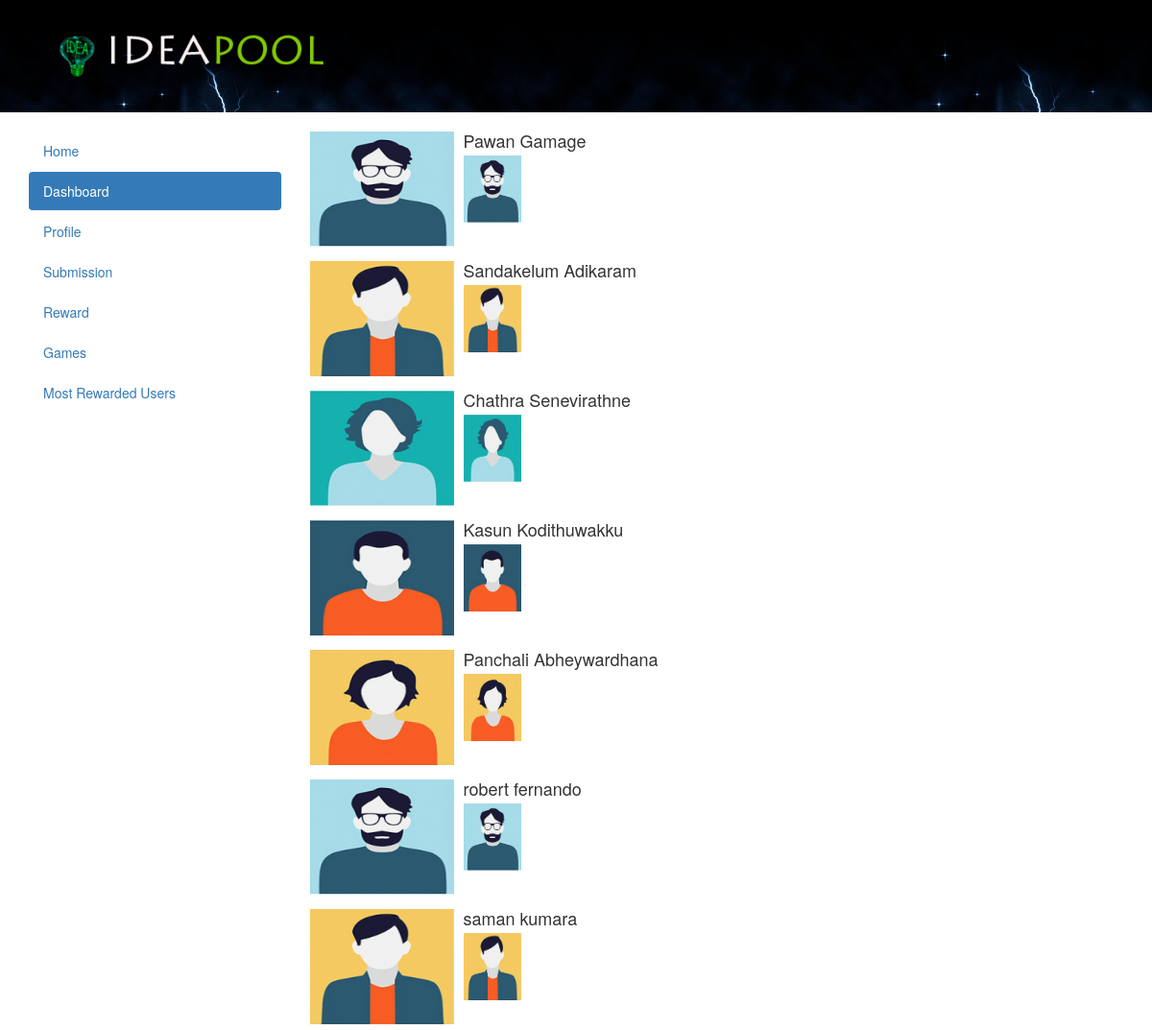
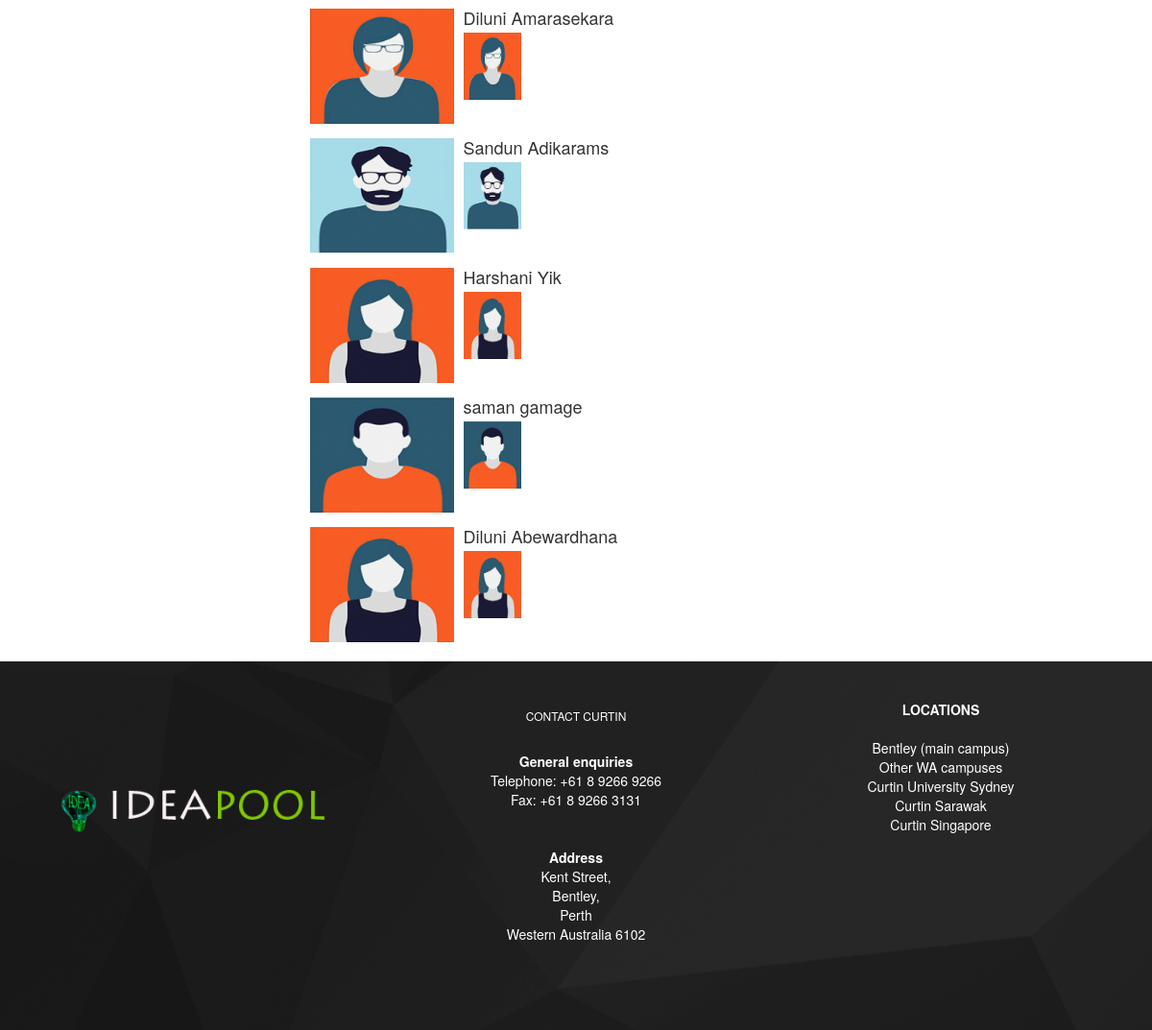
The app's page /mostRewardedUsers.php with its own data (2 pictures, top to bottom).
### tables this page shows
CREATE TABLE IF NOT EXISTS `register` (
  `id` int(11) NOT NULL AUTO_INCREMENT,
  `fname` varchar(45) NOT NULL,
  `lname` varchar(45) NOT NULL,
  `address` varchar(45) NOT NULL,
  `contact` int(11) NOT NULL,
  `gender` varchar(45) NOT NULL,
  `emil` varchar(45) NOT NULL,
  `category` varchar(45) NOT NULL,
  `universityID` varchar(45) NOT NULL,
  `Image` varchar(45) NOT NULL,
  `status` varchar(45) NOT NULL DEFAULT 'pending',
  `username` varchar(45) NOT NULL,
  `password` varchar(45) NOT NULL,
  `reward` int(10) NOT NULL DEFAULT '0',
  `reward2` int(10) NOT NULL DEFAULT '0',
  `reward3` int(10) NOT NULL DEFAULT '0',
  PRIMARY KEY (`id`)
);

### mostRewardedUsers.php (the view, shortened to what this page needs)
<html>
<head>
    <link href="css/bootstrap.min.css" rel="stylesheet">
    <link href="css/ideacss.css" rel="stylesheet">
</head>
<body>
<?php
 include('header.php');
?> <br/>
<div class="container">
<div class="row">
<div class="col-md-3">
<ul class="nav nav-pills nav-stacked">
  <li role="presentation"><a href="index.php">Home</a></li>
  <li role="presentation" class="active"><a href="adminPanel.php">Dashboard</a></li>
  <li role="presentation"><a href="adminProfile.php">Profile</a></li>
  <li role="presentation"><a href="editSubmissionCompu.php">Submission</a></li>
  <li role="presentation"><a href="awardDisplay.php">Reward</a></li>
  <li role="presentation"><a href="Gemification.php">Games</a></li>
  <li role="presentation"><a href="mostRewardedUsers.php">Most Rewarded Users</a></li>
</ul>
</div>
<div class="col-md-9">
<?php
include("database_connect.php");
$query = "select * from register";
$result=mysqli_query($con,$query);
while($row=mysqli_fetch_array($result)){
?>
<div class="media">
  <div class="media-left">
    <a href="#">
      <img class="media-object" src="<?php echo $row['Image']?>" height="120px" width="150px" align="middle">
    </a>
  </div>
  <div class="media-body">
    <h4 class="media-heading"><?php echo $row['fname'].' '.$row['lname']; ?></h4>
   <img class="media-object" src="<?php echo $row['Image']?>" height="70px" width="60px" align="middle">
  </div>
</div>
<?php
}
?>
</div>
</div>
</div>
</body><br/>
<?php
 include('footer.php');
?>
</html>

### records on screen
register: Image (picture), fname "Pawan", lname "Gamage"
register: Image (picture), fname "Sandakelum", lname "Adikaram"
register: Image (picture), fname "Chathra", lname "Senevirathne"
register: Image (picture), fname "Kasun", lname "Kodithuwakku"
register: Image (picture), fname "Panchali", lname "Abheywardhana"
register: Image (picture), fname "robert", lname "fernando"
register: Image (picture), fname "saman", lname "kumara"
register: Image (picture), fname "Diluni", lname "Amarasekara"
register: Image (picture), fname "Sandun", lname "Adikarams"
register: Image (picture), fname "Harshani", lname "Yik"
register: Image (picture), fname "saman", lname "gamage"
register: Image (picture), fname "Diluni", lname "Abewardhana"
